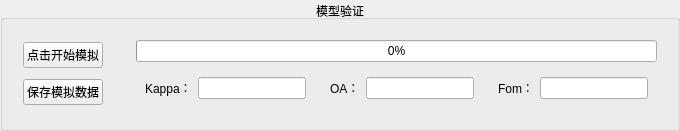
         <widget class="QGroupBox" name="box_06_run_and_export">
          <property name="title">
           <string>模型验证</string>
          </property>
          <property name="alignment">
           <set>Qt::AlignmentFlag::AlignCenter</set>
          </property>
          <layout class="QHBoxLayout" name="horizontalLayout_4">
           <item>
            <widget class="QFrame" name="frame_3">
             <property name="frameShape">
              <enum>QFrame::Shape::NoFrame</enum>
             </property>
             <layout class="QVBoxLayout" name="verticalLayout_9">
              <item>
               <widget class="QFrame" name="frame_9">
                <property name="frameShape">
                 <enum>QFrame::Shape::NoFrame</enum>
                </property>
                <layout class="QHBoxLayout" name="horizontalLayout_27">
                 <property name="leftMargin">
                  <number>0</number>
                 </property>
                 <property name="topMargin">
                  <number>0</number>
                 </property>
                 <property name="rightMargin">
                  <number>0</number>
                 </property>
                 <property name="bottomMargin">
                  <number>0</number>
                 </property>
                 <item>
                  <widget class="QPushButton" name="btn_06_run">
                   <property name="text">
                    <string>点击开始模拟</string>
                   </property>
                  </widget>
                 </item>
                </layout>
               </widget>
              </item>
              <item>
               <widget class="QFrame" name="frame_10">
                <property name="frameShape">
                 <enum>QFrame::Shape::NoFrame</enum>
                </property>
                <layout class="QHBoxLayout" name="horizontalLayout_30">
                 <property name="leftMargin">
                  <number>0</number>
                 </property>
                 <property name="topMargin">
                  <number>0</number>
                 </property>
                 <property name="rightMargin">
                  <number>0</number>
                 </property>
                 <property name="bottomMargin">
                  <number>0</number>
                 </property>
                 <item>
                  <widget class="QPushButton" name="btn_06_save">
                   <property name="text">
                    <string>保存模拟数据</string>
                   </property>
                  </widget>
                 </item>
                </layout>
               </widget>
              </item>
             </layout>
            </widget>
           </item>
           <item>
            <widget class="QFrame" name="frame_06_run_and_export">
             <property name="frameShape">
              <enum>QFrame::Shape::NoFrame</enum>
             </property>
             <layout class="QVBoxLayout" name="verticalLayout_19">
              <item>
               <layout class="QHBoxLayout" name="horizontalLayout_06_progressbar">
                <item>
                 <widget class="QFrame" name="frame_24">
                  <property name="frameShape">
                   <enum>QFrame::Shape::NoFrame</enum>
                  </property>
                  <layout class="QHBoxLayout" name="horizontalLayout_28">
                   <property name="topMargin">
                    <number>0</number>
                   </property>
                   <property name="rightMargin">
                    <number>0</number>
                   </property>
                   <property name="bottomMargin">
                    <number>0</number>
                   </property>
                   <item>
                    <widget class="QProgressBar" name="progressBar">
                     <property name="value">
                      <number>0</number>
                     </property>
                    </widget>
                   </item>
                  </layout>
                 </widget>
                </item>
               </layout>
              </item>
              <item>
               <layout class="QHBoxLayout" name="horizontalLayout_7">
                <item>
                 <widget class="QFrame" name="frame_06_accuracy">
                  <property name="frameShape">
                   <enum>QFrame::Shape::NoFrame</enum>
                  </property>
                  <layout class="QHBoxLayout" name="horizontalLayout_29">
                   <property name="topMargin">
                    <number>0</number>
                   </property>
                   <property name="rightMargin">
                    <number>0</number>
                   </property>
                   <property name="bottomMargin">
                    <number>0</number>
                   </property>
                   <item>
                    <widget class="QFrame" name="frame_06_kappa">
                     <property name="frameShape">
                      <enum>QFrame::Shape::NoFrame</enum>
                     </property>
                     <layout class="QHBoxLayout" name="horizontalLayout_15">
                      <item>
                       <widget class="QLabel" name="label_06_kappa">
                        <property name="text">
                         <string>Kappa：</string>
                        </property>
                       </widget>
                      </item>
                      <item>
                       <widget class="QLineEdit" name="lineEdit_06_kappa"/>
                      </item>
                     </layout>
                    </widget>
                   </item>
                   <item>
                    <widget class="QFrame" name="frame_06_oa">
                     <property name="frameShape">
                      <enum>QFrame::Shape::NoFrame</enum>
                     </property>
                     <layout class="QHBoxLayout" name="horizontalLayout_32">
                      <item>
                       <widget class="QLabel" name="label_06_oa">
                        <property name="text">
                         <string>OA：</string>
                        </property>
                       </widget>
                      </item>
                      <item>
                       <widget class="QLineEdit" name="lineEdit_06_oa"/>
                      </item>
                     </layout>
                    </widget>
                   </item>
                   <item>
                    <widget class="QFrame" name="frame_06_fom">
                     <property name="frameShape">
                      <enum>QFrame::Shape::NoFrame</enum>
                     </property>
                     <layout class="QHBoxLayout" name="horizontalLayout_33">
                      <item>
                       <widget class="QLabel" name="label_06_fom">
                        <property name="text">
                         <string>Fom：</string>
                        </property>
                       </widget>
                      </item>
                      <item>
                       <widget class="QLineEdit" name="lineEdit_06_fom"/>
                      </item>
                     </layout>
                    </widget>
                   </item>
                  </layout>
                 </widget>
                </item>
               </layout>
              </item>
             </layout>
            </widget>
           </item>
          </layout>
         </widget>
